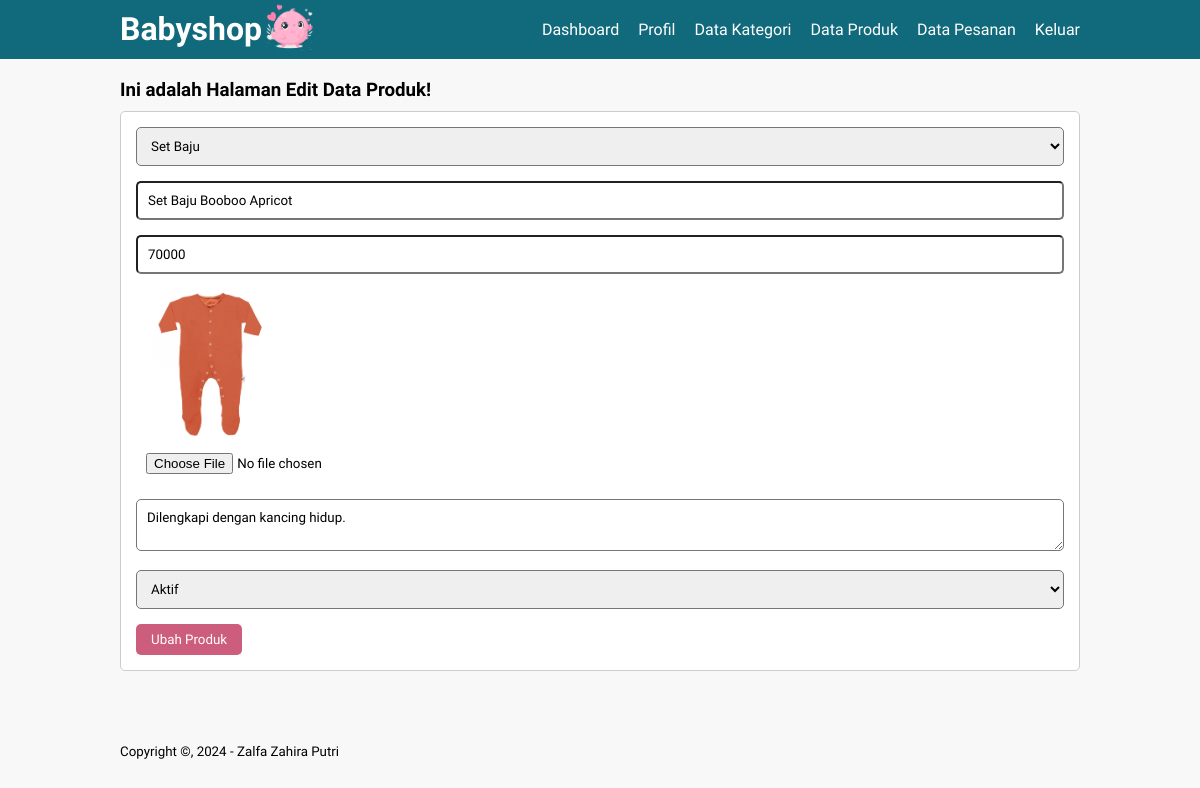
Screenshot of /edit-data-produk.php?id=6 (signed in) with the database file from the repository.
### tables this page shows
CREATE TABLE `produk` (
  `id_produk` int(11) NOT NULL,
  `id_kategori` int(11) NOT NULL,
  `nama_produk` varchar(100) NOT NULL,
  `harga_produk` int(11) NOT NULL,
  `deskripsi_produk` text NOT NULL,
  `gambar_produk` varchar(100) NOT NULL,
  `status_produk` tinyint(1) NOT NULL,
  `tanggal_pembuatan` timestamp NOT NULL DEFAULT current_timestamp()
);

CREATE TABLE `kategori` (
  `id_kategori` int(11) NOT NULL,
  `nama_kategori` varchar(25) NOT NULL,
  `gambar_kategori` varchar(100) NOT NULL
);

### edit-data-produk.php (the view, shortened to what this page needs)
<?php
    include 'db.php';
    $produk = mysqli_query($conn, "SELECT * FROM produk WHERE id_produk = '".$_GET['id']."' ");
    $p = mysqli_fetch_object($produk);
?>
<!DOCTYPE html>
<html lang="en">
<head>
    <link rel="stylesheet" href="css/style.css">
</head>
<body>
    <header>
        <div class="container">
        <img class="logo" src="img/bg-login.png" width="55px">
            <h1><a href="profil.php">Babyshop</a></h1>
            <ul>
                <li><a href="dashboard.php">Dashboard</a></li>
                <li><a href="profil.php">Profil</a></li>
                <li><a href="data-kategori.php">Data Kategori</a></li>
                <li><a href="data-produk.php">Data Produk</a></li>
                <li><a href="data-pesanan.php">Data Pesanan</a></li>
                <li><a href="keluar.php">Keluar</a></li>
            </ul>
        </div>
    </header>
    <div class="section">
        <div class="container">
            <h3>Ini adalah Halaman Edit Data Produk!</h3>
            <div class="box">
                <form action="" method="POST" enctype="multipart/form-data">
                    <select class="input-control" name="kategori" required>
                        <?php
                            $kategori = mysqli_query($conn, "SELECT * FROM kategori ORDER BY id_kategori DESC");
                            while($r = mysqli_fetch_array($kategori)){
                        ?>
                        <option value="<?php echo $r['id_kategori'] ?>" <?php echo ($r['id_kategori'] == $p->id_kategori)?'selected':''; ?>><?php echo $r['nama_kategori'] ?></option>
                        <?php } ?>
                    </select>
                    <input type="text" name="nama" class="input-control" placeholder="Nama Produk" value="<?php echo $p->nama_produk ?>" required>
                    <input type="text" name="harga" class="input-control" placeholder="Harga Produk" value="<?php echo $p->harga_produk ?>" required>
                    <img src="produk/<?php echo $p->gambar_produk ?>" width="150px">
                    <input type="file" name="gambar" class="input-control">
                    <textarea class="input-control" name="deskripsi" placeholder="Deskripsi Produk"><?php echo $p->deskripsi_produk ?></textarea>
                    <select class="input-control" name="status">
                        <option value="1" <?php echo ($p->status_produk == 1)? 'selected':''; ?>>Aktif</option>
                    </select>
                    <input type="submit" name="submit" value="Ubah Produk" class="btn">
                </form>
            </div>
        </div>
    </div>
    <footer>
        <div class="container">
            <small>Copyright &copy, 2024 - Zalfa Zahira Putri</small>
        </div>
    </footer>
</body>
</html>

### css/style.css (style rules this page uses)
* { padding: 0; margin: 0; font-family: 'Quicksand', sans-serif; box-sizing: border-box; }
body { background-color: #f8f8f8; }
a { color: inherit; text-decoration: none; }
.input-control { width: 100%; padding: 10px; margin-bottom: 15px; box-sizing: border-box; border-radius: 5px; }
.btn { padding: 8px 15px; background-color: #CD5D7D; color: white; border: none; border-radius: 5px; cursor: pointer; }
header { background-color: #116A7B; color: white; }
header h1 { float: left; padding: 10px 0; }
header ul { float: right; }
header ul li { display: inline-block; }
header ul li a { padding: 20px 0 20px 15px; display: inline-block; color: white; }
footer { padding: 25px 0; }
.container { width: 80%; margin: 0 auto; }
.container::after { content: ''; display: block; clear: both; }
.section { padding: 20px 0; }
.box { background-color: white; border: 1px solid #ccc; padding: 15px; margin: 10px 0 25px 0; box-sizing: border-box; border-radius: 5px; }
.box::after { content: ''; display: block; clear: both; }

### rows the page displays
produk: kategori "Set Baju", nama "Set Baju Booboo Apricot", harga "70000", gambar_produk (picture), deskripsi "Dilengkapi dengan kancing hidup.", status "Aktif"
